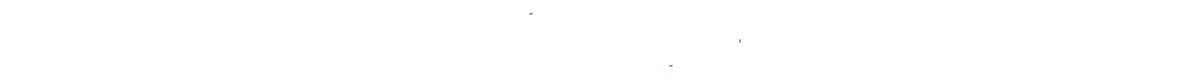
Frame 1 (no input)
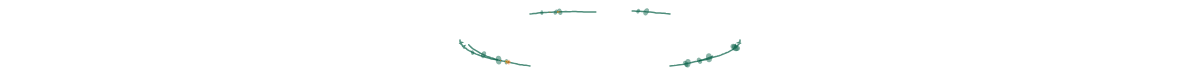
Frame 60 (no input)
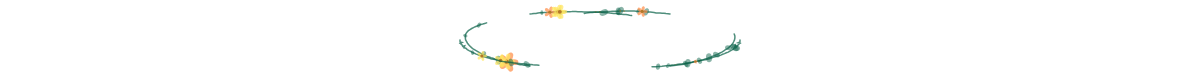
Frame 120 (the mouse pressed at the canvas centre since frame 60)

The p5.js sketch that drew these frames (run headless with seeded random() and noise() and a simulated clock; from frame 60 on, the mouse is pressed at the canvas centre):

// p5.js sketch
// ── sketch.js
// Header Vines - Oval wreath around the name
let vines = [];
let centerX, centerY;
let ovalRadiusX = 140; // Horizontal radius around name
let ovalRadiusY = 30; // Vertical radius around name

function setup() {
  createCanvas(windowWidth, 80); // Header height
  frameRate(30); // Reduce frame rate for better performance
  
  centerX = width / 2;
  centerY = height / 2;
  
  // Create 6 vine segments instead of 8 for better performance
  for (let i = 0; i < 6; i++) {
    let startAngle = (TWO_PI / 6) * i;
    let startX = centerX + cos(startAngle) * ovalRadiusX;
    let startY = centerY + sin(startAngle) * ovalRadiusY;
    let clockwise = i % 2 === 0; // Alternate directions
    let targetAngle = startAngle + (clockwise ? PI * 0.6 : -PI * 0.6); // Grow 60% around (shorter)
    vines.push(new Vine(startX, startY, startAngle, clockwise, targetAngle));
  }
}

function draw() {
  clear(); // Transparent background
  
  // Update and display vines with reduced growth frequency
  let allStopped = true;
  for (let vine of vines) {
    if (vine.growing) {
      allStopped = false;
      // Reduce growth frequency for better performance
      if (random() < vine.growthRate * 0.7) {
        vine.grow();
      }
    }
    vine.show();
  }
  
  // Stop the animation loop once all vines are done growing
  if (allStopped) {
    noLoop();
  }
}

function windowResized() {
  resizeCanvas(windowWidth, 80);
  centerX = width / 2;
  centerY = height / 2;
  
  // Reset vines with optimized count
  vines = [];
  for (let i = 0; i < 6; i++) {
    let startAngle = (TWO_PI / 6) * i;
    let startX = centerX + cos(startAngle) * ovalRadiusX;
    let startY = centerY + sin(startAngle) * ovalRadiusY;
    let clockwise = i % 2 === 0;
    let targetAngle = startAngle + (clockwise ? PI * 0.6 : -PI * 0.6);
    vines.push(new Vine(startX, startY, startAngle, clockwise, targetAngle));
  }
}

class Vine {
  constructor(x, y, startAngle, clockwise, targetAngle) {
    this.segments = [];
    this.segments.push({x: x, y: y});
    this.startAngle = startAngle;
    this.currentAngle = startAngle;
    this.targetAngle = targetAngle;
    this.clockwise = clockwise;
    this.segmentLength = 2;
    this.thickness = 1.5;
    this.growing = true;
    this.growthRate = random(0.4, 0.8); // Reduced growth rate for better performance
    this.color = color(6, 95, 70, 180); // Forest green with transparency
    this.leaves = [];
    this.flowers = [];
  }
  
  grow() {
    if (!this.growing) return;
    
    let last = this.segments[this.segments.length - 1];
    
    // Check if we've reached the target angle
    let angleToGo = this.clockwise 
      ? this.targetAngle - this.currentAngle
      : this.currentAngle - this.targetAngle;
    
    // Normalize angle difference
    while (angleToGo > PI) angleToGo -= TWO_PI;
    while (angleToGo < -PI) angleToGo += TWO_PI;
    
    if (abs(angleToGo) < 0.1) {
      this.growing = false;
      return;
    }
    
    // Orbit around the ellipse - step to next angular position
    let angleStep = this.clockwise ? 0.035 : -0.035;
    this.currentAngle += angleStep;
    
    // Calculate target position on the oval
    let targetX = centerX + cos(this.currentAngle) * ovalRadiusX;
    let targetY = centerY + sin(this.currentAngle) * ovalRadiusY;
    
    // Calculate direction toward that target
    let directionAngle = atan2(targetY - last.y, targetX - last.x);
    
    // Add slight organic variation
    directionAngle += random(-0.08, 0.08);
    
    // Calculate new position
    let newX = last.x + cos(directionAngle) * this.segmentLength;
    let newY = last.y + sin(directionAngle) * this.segmentLength;
    
    this.segments.push({x: newX, y: newY});
    
    // Add small leaves occasionally (reduced frequency)
    if (this.segments.length > 5 && random() < 0.08) {
      this.leaves.push({
        x: newX,
        y: newY,
        angle: directionAngle + random(-PI/3, PI/3),
        size: random(3, 6)
      });
    }
    
    // Add flowers occasionally (reduced frequency and simplified)
    if (this.segments.length > 10 && random() < 0.12) {
      let flowerSize = random(20, 24); // Smaller flowers for better performance
      
      this.flowers.push({
        x: newX,
        y: newY,
        petals: 5, // Fixed petal count for simplicity
        size: flowerSize,
        color: random() < 0.5 ? 'yellow' : 'orange',
        bloomProgress: 0,
        bloomDelay: random(5, 15) // Shorter delay
      });
    }
    
    // Bloom all flowers (simplified)
    for (let flower of this.flowers) {
      if (flower.bloomDelay > 0) {
        flower.bloomDelay--;
      } else if (flower.bloomProgress < 1) {
        flower.bloomProgress += 0.02; // Faster blooming
      }
    }
  }
  
  show() {
    // Draw vine stem
    stroke(this.color);
    strokeWeight(this.thickness);
    noFill();
    
    beginShape();
    for (let seg of this.segments) {
      vertex(seg.x, seg.y);
    }
    endShape();
    
    // Draw tiny leaves
    noStroke();
    fill(6, 95, 70, 120);
    for (let leaf of this.leaves) {
      push();
      translate(leaf.x, leaf.y);
      rotate(leaf.angle);
      ellipse(0, 0, leaf.size, leaf.size * 1.5);
      pop();
    }
    
    // Draw flowers (simplified)
    for (let flower of this.flowers) {
      if (flower.bloomProgress > 0) {
        push();
        translate(flower.x, flower.y);
        
        // Simple circular petals
        if (flower.bloomProgress > 0.2) {
          let petalSize = (flower.bloomProgress - 0.2) / 0.8 * flower.size;
          noStroke();
          
          for (let i = 0; i < flower.petals; i++) {
            let angle = (TWO_PI / flower.petals) * i;
            push();
            rotate(angle);
            
            if (flower.color === 'yellow') {
              fill(255, 230, 95, 180);
            } else {
              fill(255, 140, 70, 180);
            }
            ellipse(petalSize * 0.4, 0, petalSize * 0.6, petalSize * 0.4);
            pop();
          }
        }
        
        // Simple flower center
        let centerSize = flower.bloomProgress * flower.size * 0.3;
        noStroke();
        fill(180, 120, 40);
        ellipse(0, 0, centerSize, centerSize);
        
        pop();
      }
    }
  }
}
